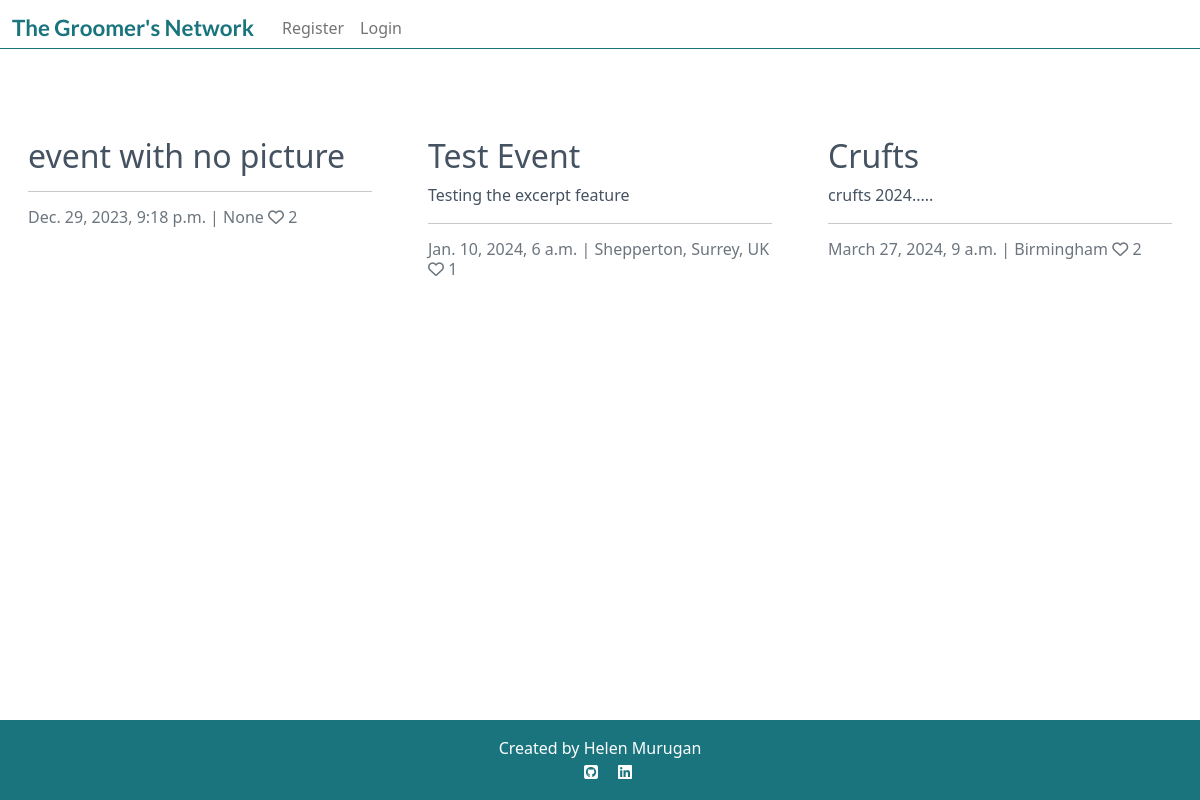
The page /events/events/ on the database as committed earlier.
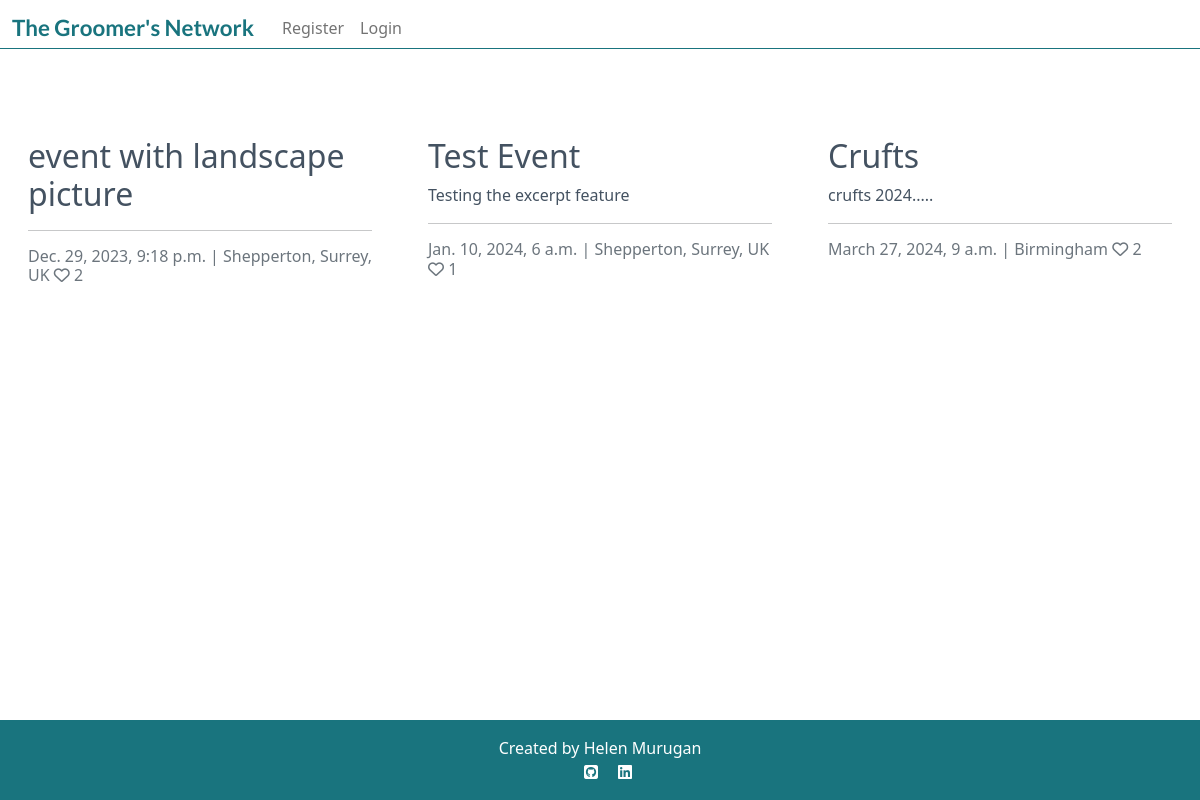
The same page on the database as committed later.
### event/models.py (models this page shows, shortened)
class Event(models.Model):
    title = models.CharField(
            max_length=200,
            verbose_name="event",
        )
    slug = models.SlugField(
        max_length=200,
        unique=True
        )
    author = models.ForeignKey(
        User,
        on_delete=models.CASCADE,
        related_name="event_events"
    )
    content = models.TextField(
        blank=True,
        null=True,
    )
    featured_image = CloudinaryField(
        'image',
        default='placeholder'
        )
    excerpt = models.TextField(
        blank=True,
        null=True,
        max_length=200,
        )
    created_on = models.DateTimeField(
        auto_now_add=True
        )
    updated_on = models.DateTimeField(
        auto_now=True
        )
    location = models.CharField(
        blank=True,
        null=True,
        max_length=30,
    )
    date_time = models.DateTimeField(
        verbose_name='Date and Time'
    )
    likes = models.ManyToManyField(
        User,
        related_name='event_likes',
        blank=True,
    )
    class Meta:
        ordering = ["-created_on"]
    def number_of_likes(self):
        return self.likes.count()

### event/views.py (the view)
# urls.py: path("events/", views.EventList.as_view(), name="event"),
class EventList(generic.ListView):
    model = Event
    queryset = Event.objects.order_by("-created_on")
    template_name = "event.html"
    paginate_by = 6

### templates/event.html (shortened to what this page needs)
{% extends "base.html" %}
{% block content %}
<div class="container-fluid">
    <div class="row">
        <div class="col-12 mt-3 left">
            <div class="row">
                {% for event in event_list %}
                <div class="col-md-4">
                    <div class="card mb-4">
                        <div class="card-body">
                            <div class="image-container">
                            </div>
                            <a href="{% url 'event_detail' event.slug  %}" class="post-link">
                                <h2 class="card-title">{{ event.title }}</h2>
                                <p class="card-text">{{ event.excerpt }}</p>
                            </a>
                            <hr />
                            <p class="card-text text-muted h6">{{ event.date_time}} | {{ event.location}} <i class="far fa-heart"></i>
                                {{ event.number_of_likes }}</p>
                        </div>
                    </div>
                </div>
                {% if forloop.counter|divisibleby:3 %}
            </div>
                {% endif %}
                {% endfor %}
        </div>
    </div>
</div>
{%endblock%}

Rows that differ between the two databases and show on the page:
changed Event: title "event with no picture" → "event with landscape picture"; location "None" → "Shepperton, Surrey, UK"
